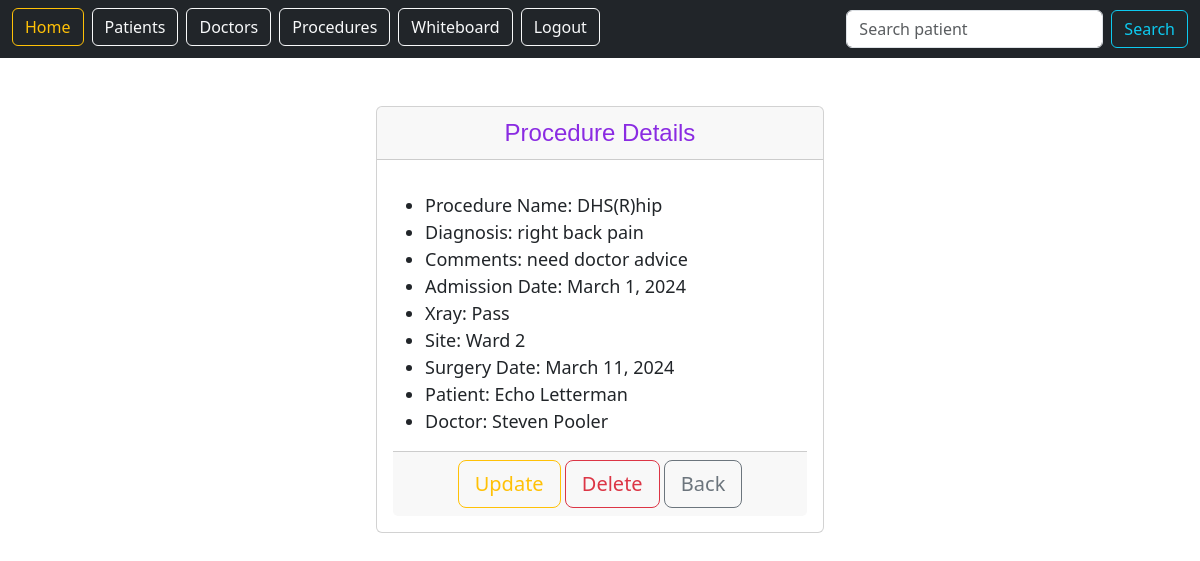
The app's page /whiteboard/procedures/18 (signed in) with its own data.
### whiteboard/models.py (models this page shows, shortened)
class Procedures(models.Model):
    proname = models.CharField('Procedure Name', max_length=30)
    diagnosis = models.CharField('Diagnosis', max_length=50)
    comments = models.CharField('Comments', max_length=120)
    admissiondate = models.DateField('Admission Date')
    xray = models.CharField(max_length=15)
    site = models.CharField(max_length=15)
    surgerydate = models.DateField('Surgery Date')
    patient = models.ForeignKey(Patients, blank=True, null=True, on_delete=models.CASCADE)
    doctor = models.ForeignKey(Doctors, blank=True, null=True, on_delete=models.CASCADE)

class Patients(models.Model):
    firstname = models.CharField('First Name', max_length=30)
    lastname = models.CharField('Last Name', max_length=30)
    hsnnum = models.CharField('HSN', max_length=15)
    ruhnum = models.CharField('RUH Number', max_length=15)
    dob = models.DateField('Date of Birth')
    gender = models.CharField('Gender', max_length=15)
    location = models.CharField('Location', max_length=15)
    status = models.CharField('Status', max_length=15)
    def __str__(self):
        return self.firstname + ' ' + self.lastname

class Doctors(models.Model):
    firstname = models.CharField('First Name', max_length=30)
    lastname = models.CharField('Last Name', max_length=30)
    def __str__(self):
        return self.firstname + ' ' + self.lastname

### whiteboard/views.py (the view)
# urls.py: path('procedures/<int:pk>', views.ProceduresDetailView.as_view(), name="procedures.detail"),
class ProceduresDetailView(LoginRequiredMixin, DetailView):
    model = Procedures
    context_object_name = 'procedures'
    template_name = 'procedures/proceduresdetail.html'
    login_url = "/login"

### whiteboard/templates/procedures/proceduresdetail.html
{% extends 'base.html' %}
{% block content %}
<center>
  <div class="card" style="width: 28rem;">
    <div class="card-header" style="font-family: Helvetica; font-size: x-large; color: blueviolet;">
      Procedure Details
    </div>
    <div class="card-body">
      <p class="card-text">
        <ul style="font-size: large; text-align: left;">
          <li>Procedure Name: {{ procedures.proname }}</li>
          <li>Diagnosis: {{ procedures.diagnosis }}</li>
          <li>Comments: {{ procedures.comments }}</li>
          <li>Admission Date: {{ procedures.admissiondate }}</li>
          <li>Xray: {{ procedures.xray }}</li>
          <li>Site: {{ procedures.site }}</li>
          <li>Surgery Date: {{ procedures.surgerydate }}</li>
          <li>Patient: {{ procedures.patient }}</li>
          <li>Doctor: {{ procedures.doctor }}</li>
        </ul>
      </p>
      <div class="card-footer text-muted">
        <a class="btn btn-outline-warning btn-lg" href="{% url 'procedures.update' procedures.id %}" role="botton">Update</a>
        <a class="btn btn-outline-danger btn-lg" href="{% url 'procedures.delete' procedures.id %}" role="botton">Delete</a>
        <a class="btn btn-outline-secondary btn-lg" href="{% url 'procedures.list' %}" role="botton">Back</a>
      </div>
    </div>
  </div>
</center>
{% endblock %}

### static/templates/base.html (style rules this page uses)
a { text-decoration: none; }

### records on screen
Procedures: proname "DHS(R)hip", diagnosis "right back pain", comments "need doctor advice", admissiondate "March 1, 2024", xray "Pass", site "Ward 2", surgerydate "March 11, 2024", patient "Echo Letterman", doctor "Steven Pooler"
